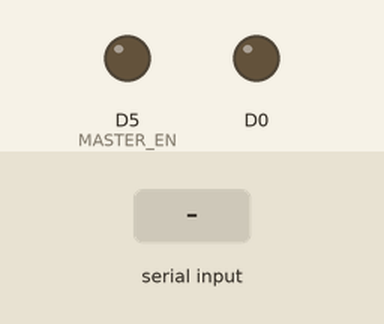
Simulated run of this sketch. Board: ESP8266 (NodeMCU). Shown: output pins drawn as LEDs (lit = HIGH). The test bench sets the inputs (shaded band). WiFi joins after 1.5 s; servers stay silent unless stated; what the sketch prints to the serial monitor is not drawn.

Above: at 2.7 s.
2.8 s: "1*" received over Serial
At 4.6 s:
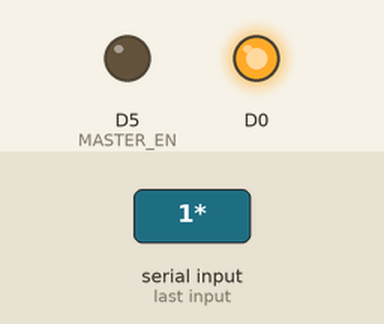
5.8 s: "2*" received over Serial
At 8.6 s:
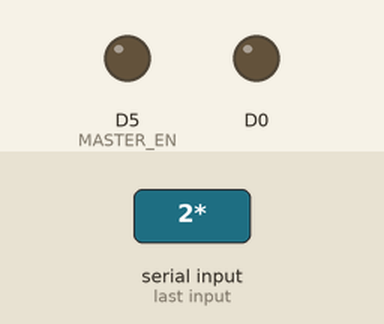
8.8 s: "3*" received over Serial
At 10.5 s:
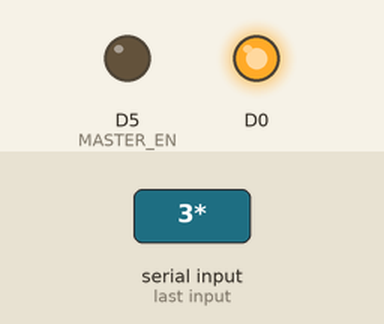
Timing chart, 0 to 12.3 s (numbered marks = the images above; inputs shaded):
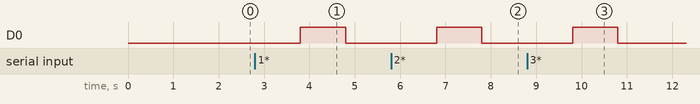

Measured:
- after the input at 2.8 s, D0: LOW → HIGH after 1.0 s, → LOW 1.0 s later
- after the input at 5.8 s, D0: LOW → HIGH after 1.0 s, → LOW 1.0 s later
- after the input at 8.8 s, D0: LOW → HIGH after 1.0 s, → LOW 1.0 s later

The sketch:

7_CombindSimEVChargerMasterWithNoti.ino
```cpp
#define MASTER_EN   14                 // connected to RS485 Enable pin
#define SWITCH 0                // Declare LED pin

#ifdef ESP32
#include <WiFi.h>
#elif defined(ESP8266)
#include <ESP8266WiFi.h>
#endif
#include <TridentTD_LineNotify.h>
#define SSID        "Mos_2.4GHz"   // ชื่อ Wifi
#define PASSWORD    "0853699454"   // รหัส Wifi
#define LINE_TOKEN  "zZP5ePz6pDVy21UJnaeuk6p6gnfY5JlW0FRnlC3TKFV"   // TOKEN

int EV,PR,PW1,PW2,PW3,PW4,PW5,PW6;
String Input;
float PWT = 0;
float Tr = 100;
float Ef = 0;
float Efs = 0;
float Efb = 0.8;
void setup() {
  pinMode(D0, OUTPUT);
  pinMode(SWITCH , INPUT_PULLUP);     // Declare LED pin as output
  pinMode(MASTER_EN , OUTPUT);        // Declare Enable pin as output
  Serial.begin(9600);                 // set serial communication baudrate
  digitalWrite(MASTER_EN , LOW);      // Make Enable pin low, Receiving mode ON
  Serial.begin(9600);
  Serial.println(LINE.getVersion());
  WiFi.begin(SSID, PASSWORD);
  Serial.printf("WiFi connecting ",  SSID);
  while (WiFi.status() != WL_CONNECTED)
  {
    Serial.print(".");
    delay(500);
  }
  Serial.printf("\nWiFi connected\nIP : ");
  Serial.println(WiFi.localIP());
}

void loop() {
//-----------------------Recieve the data from EV Charger---------------
  while(Serial.available())                     // If serial data is available then enter into while loop
  {
    Input = Serial.readStringUntil('*');     // Receive Serial data in Variable
    EV = Input.toInt();
    if(EV == 1)
    { Serial.print("Charger ");
      Serial.print(EV);
      Input = Serial.readStringUntil('*');
      PR = Input.toInt();
      Serial.print(" Plug in\n");
      Serial.print("Power  ");
      Serial.print(PR);
      Serial.print("  kW\n");
      digitalWrite(D0 ,HIGH);
      delay(1000);
      digitalWrite(D0 ,LOW);
       PW1=PR;
    }
    else if(EV == 2)
    { Serial.print("Charger ");
      Serial.print(EV);
      Input = Serial.readStringUntil('*');
      PR = Input.toInt();
      Serial.print(" Plug in\n");
      Serial.print("Power  ");
      Serial.print(PR);
      Serial.print("  kW\n");
      digitalWrite(D0 ,HIGH);
      delay(1000);
      digitalWrite(D0 ,LOW);
      PW2=PR;
    }
    else if(EV == 3)
    { Serial.print("Charger ");
      Serial.print(EV);
      Input = Serial.readStringUntil('*');
      PR = Input.toInt();
      Serial.print(" Plug in\n");
      Serial.print("Power  ");
      Serial.print(PR);
      Serial.print("  kW\n");
      digitalWrite(D0 ,HIGH);
      delay(1000);
      digitalWrite(D0 ,LOW);
      PW3=PR;
    }
    else if(EV == 4)
    { Serial.print("Charger ");
      Serial.print(EV);
      Input = Serial.readStringUntil('*');
      PR = Input.toInt();
      Serial.print(" Plug in\n");
      Serial.print("Power  ");
      Serial.print(PR);
      Serial.print("  kW\n");
      digitalWrite(D0 ,HIGH);
      delay(1000);
      digitalWrite(D0 ,LOW);
      PW4=PR;
    }
    else if(EV == 5)
    { Serial.print("Charger ");
      Serial.print(EV);
      Input = Serial.readStringUntil('*');
      PR = Input.toInt();
      Serial.print(" Plug in\n");
      Serial.print("Power  ");
      Serial.print(PR);
      Serial.print("  kW\n");
      digitalWrite(D0 ,HIGH);
      delay(1000);
      digitalWrite(D0 ,LOW);
      PW5=PR;
    }
    else if(EV == 6)
    { Serial.print("Charger ");
      Serial.print(EV);
      Input = Serial.readStringUntil('*');
      PR = Input.toInt();
      Serial.print(" Plug in\n");
      Serial.print("Power  ");
      Serial.print(PR);
      Serial.print("  kW\n");
      digitalWrite(D0 ,HIGH);
      delay(1000);
      digitalWrite(D0 ,LOW);
      PW6=PR;
    }
  // ------------------------------Set total Power------------------------
  PWT = PW1+PW2+PW3+PW4+PW5+PW6;
  Ef = PWT/Tr ;
  Efs = (Efb*Tr)/PWT;
  Serial.print(PWT);
  Serial.print("\n");
  Serial.print(PW1);
  Serial.print("\n");
  Serial.print(PW2);
  Serial.print("\n");
  Serial.print(PW3);
  Serial.print("\n");
  Serial.print(PW4);
  Serial.print("\n");
  Serial.print(PW5);
  Serial.print("\n");
  Serial.print(PW6);
  Serial.print("\n");
  Serial.print(Tr);
  Serial.print("\n");
  Serial.print(Ef);
  Serial.print("\n");
  Serial.print(Efb);
  Serial.print("\n");
  Serial.print(Efs);
  Serial.print("\n");

  if(Ef >= Efb && PWT >= (Efb*Tr))
  {
      delay(50);
      digitalWrite(MASTER_EN , HIGH);
      delay(50);
      Serial.print(Efs*100);
      Serial.print("\n");
      Serial.flush();
      digitalWrite(MASTER_EN , LOW);
      delay(50);
      digitalWrite(D0 ,HIGH);
      delay(1000);
      digitalWrite(D0 ,LOW);

      LINE.setToken(LINE_TOKEN);
      LINE.notify("Adjust charging power to "+String(Efs,3)+" %");
  }
  }
}
```
